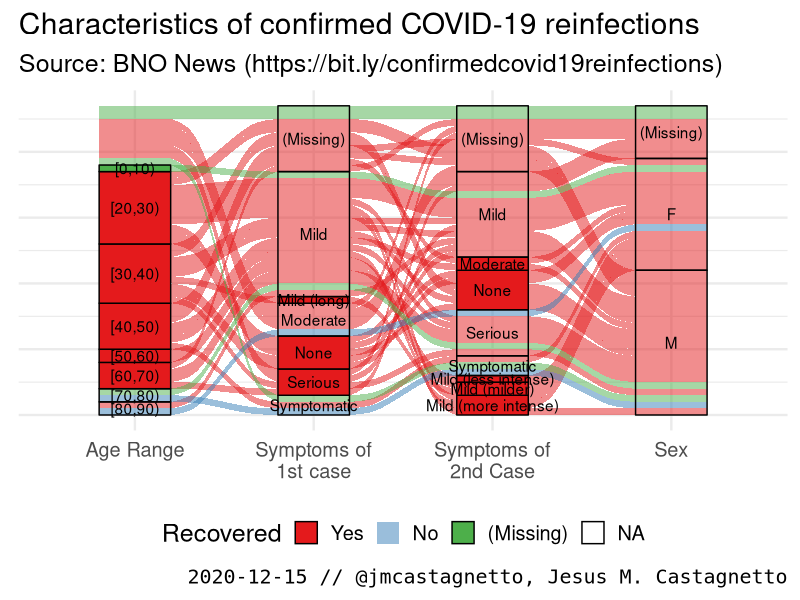
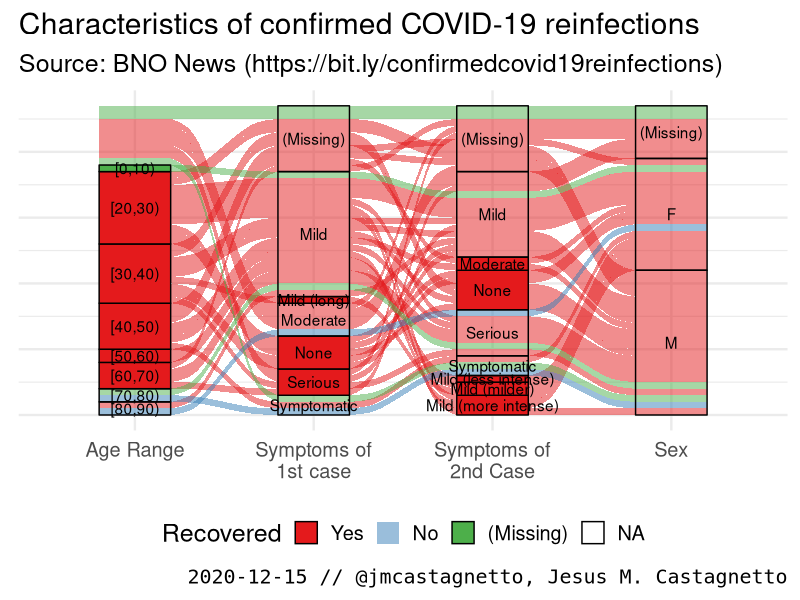

These charts were generated, in order, by the following R code:
library(tidyverse)
library(ggalluvial)

confirmed <- read_csv(
  "data/covid19_confirmed_reinfections.csv",
  na = c("", "-", "NA", "N/A")
) %>%
  mutate(
    age_range = cut(age,
                    breaks = seq(0, 100, by = 10),
                    right = FALSE,
                    ordered_result = TRUE),
    gender = factor(
      replace_na(gender, "(Missing)"),
      levels = c("F", "M", "(Missing)"),
      ordered = FALSE
    ),
    symptoms_1st_case = replace_na(symptoms_1st_case, "(Missing)"),
    symptoms_2nd_case = replace_na(symptoms_2nd_case, "(Missing)"),
    recovered = factor(
       replace_na(recovered, "(Missing)"),
       levels = c("Yes", "No", "(Missing)"),
       ordered = FALSE
    )
  ) %>%
  rename(
    Recovered = recovered
  )

p1 <- ggplot(
  confirmed,
  aes(
    axis1 = age_range,
    axis2 = symptoms_1st_case,
    axis3 = symptoms_2nd_case,
    axis4 = gender,
    fill = Recovered
  )
) +
  scale_x_discrete(
    limits = c("Age Range", "Symptoms of\n1st case", "Symptoms of\n2nd Case", "Sex"),
    expand = c(.2, .05)) +
  scale_fill_brewer(type = "qual", palette = "Set1") +
  geom_alluvium(aes(fill = Recovered), width = .4) +
  geom_stratum(width = .4) +
  geom_text(stat = "stratum",
            aes(label = after_stat(stratum))) +
  labs(
    title = "Characteristics of confirmed COVID-19 reinfections",
    subtitle = "Source: BNO News (https://bit.ly/confirmedcovid19reinfections)",
    caption = "2020-12-15 // @jmcastagnetto, Jesus M. Castagnetto"
  ) +
  theme_minimal(18) +
  theme(
    axis.text.y = element_blank(),
    legend.position = "bottom",
    plot.caption = element_text(family = "Inconsolata")
  )
p1
ggsave(
  plot = p1,
  filename = "20201215-characteristics-covid19-reinfections.png",
  width = 16,
  height = 8
)
